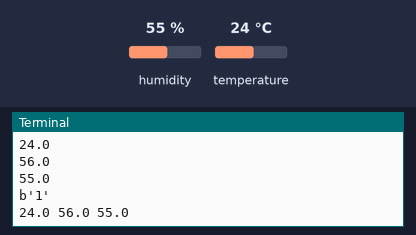
Recording of a program running on a simulated Raspberry Pi (BCM pin numbers). Parts: the last lines printed to the terminal. The test bench sets the inputs (shaded band); at power-on: humidity 55 %, temperature 24 °C. Requests to the public web service named in the program get a made-up reply in its usual format after 0.4 s (London, UTC, broken clouds, 64 % humidity, 1013 hPa unless stated).

Above: at 1.2 s.
1.3 s: humidity set to 22 %
At 2.71 s:
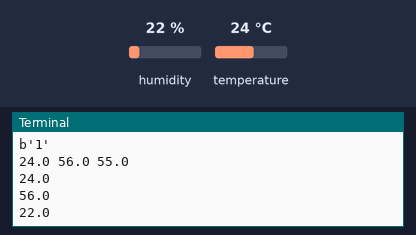
4.0 s: temperature set to 12 °C
At 6.0 s:
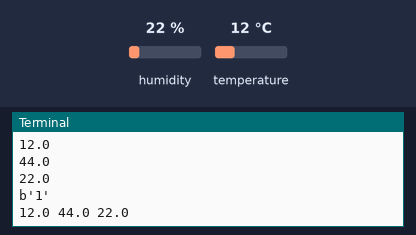
6.7 s: humidity set to 40 %
At 9.7 s:
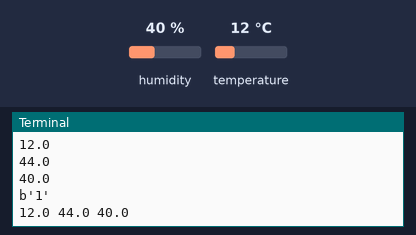
Timing chart, 0 to 11.2 s (numbered marks = the images above; inputs shaded):
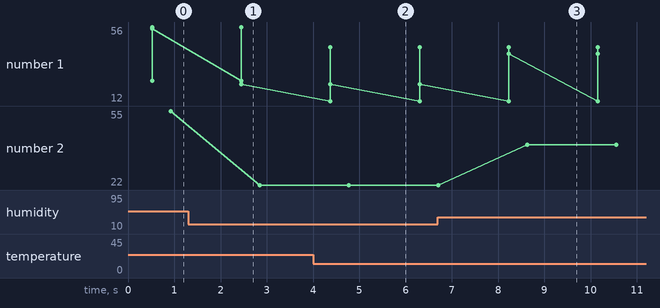

Measured:
- after the input at 1.3 s, the terminal: prints a new line after 1.2 s (image 1)
- after the input at 4.0 s, the terminal: prints a new line after 0.38 s (image 2)
- after the input at 6.7 s, the terminal: prints a new line after 1.5 s (image 3)
- plotted number 1: 55 → 22 after the input at 1.3 s, 22 → 40 after the input at 6.7 s
- plotted number 2: 55 → 22 after the input at 1.3 s, 22 → 40 after the input at 6.7 s

The program:

DHT11_Thingspeak.py
```python
# Import all the libraries we need to run
import sys
import RPi.GPIO as GPIO
import os
from time import sleep
import Adafruit_DHT
import urllib2


DEBUG = 1
# Setup the pins we are connect to
RCpin = 24
DHTpin = 14

#Setup our API and delay
myAPI = "**L8F2YXTNC"

myDelay = 1 #how many seconds between posting data

GPIO.setmode(GPIO.BCM)


def getSensorData():
    RHW, TW = Adafruit_DHT.read_retry(Adafruit_DHT.DHT11, DHTpin)

    #Convert from Celius to Farenheit
    TWF = 9/5*TW+32

    # return dict
    return (str(RHW), str(TW),str(TWF))


# main() function
def main():

    print 'starting...'

    baseURL = 'https://api.thingspeak.com/update?api_key=%s' % myAPI
    print baseURL

    while True:
        try:
            RHW, TW, TWF = getSensorData()
            print(TW)
            print(TWF)
            print(RHW)

            f = urllib2.urlopen(baseURL +
                                "&field1=%s&field2=%s&field3=%s" % (TW, TWF, RHW))
            print f.read()
            print TW + " " + TWF+ " " + RHW
            f.close()


            sleep(int(myDelay))
        except:
            print 'exiting.'
            break

# call main"""
main()
```
